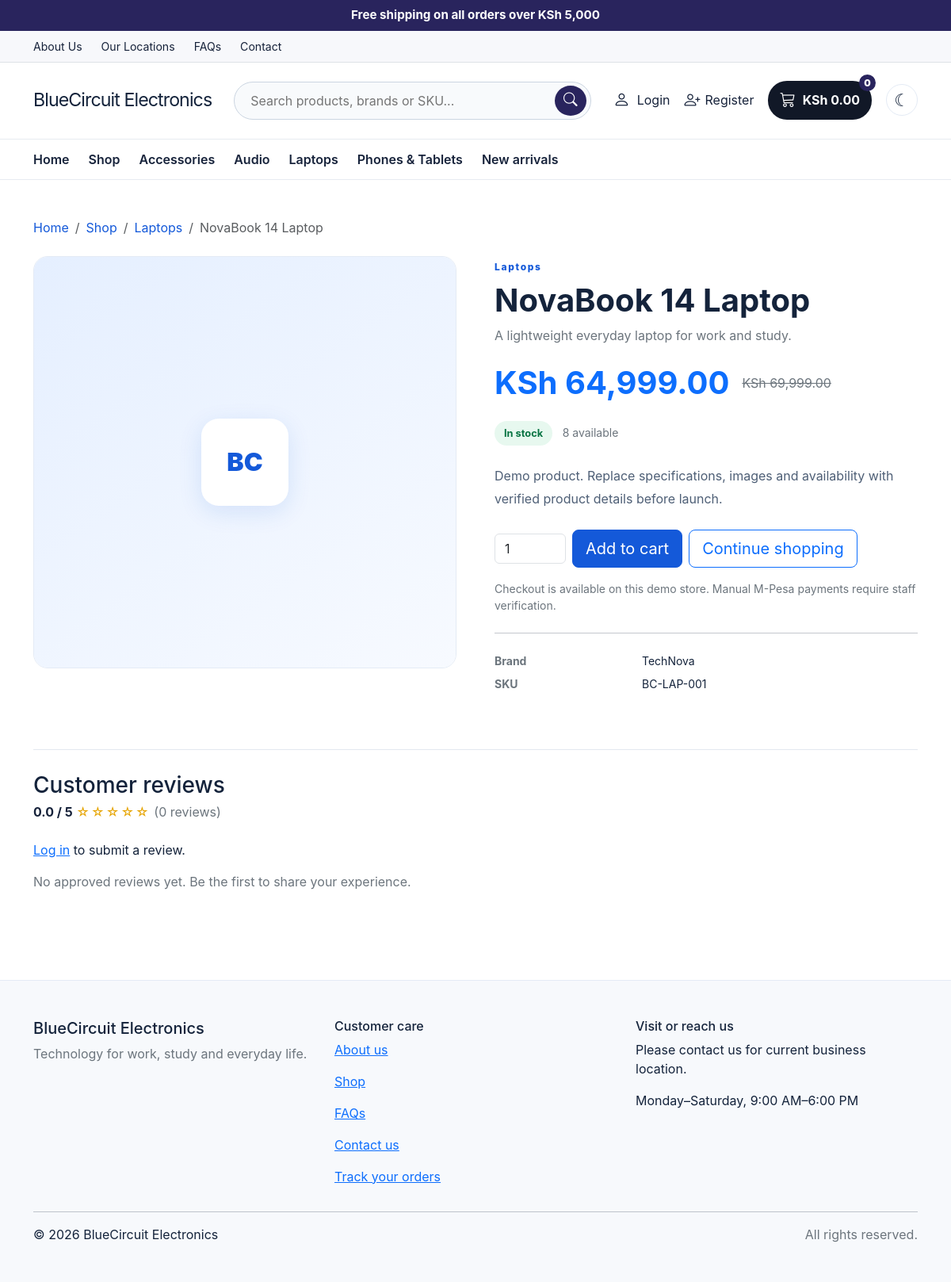
The app's page /product.php?slug=novabook-14-laptop with its own data.
### tables this page shows
CREATE TABLE settings (
  id BIGINT UNSIGNED AUTO_INCREMENT PRIMARY KEY,
  setting_key VARCHAR(120) NOT NULL UNIQUE,
  setting_value TEXT NULL,
  updated_at TIMESTAMP NOT NULL DEFAULT CURRENT_TIMESTAMP ON UPDATE CURRENT_TIMESTAMP
);

CREATE TABLE categories (
  id BIGINT UNSIGNED AUTO_INCREMENT PRIMARY KEY,
  parent_id BIGINT UNSIGNED NULL,
  name VARCHAR(120) NOT NULL,
  slug VARCHAR(140) NOT NULL UNIQUE,
  description TEXT NULL,
  image_path VARCHAR(500) NULL,
  is_active TINYINT(1) NOT NULL DEFAULT 1,
  show_on_home TINYINT(1) NOT NULL DEFAULT 0,
  created_at TIMESTAMP NOT NULL DEFAULT CURRENT_TIMESTAMP,
  CONSTRAINT fk_categories_parent FOREIGN KEY (parent_id) REFERENCES categories(id) ON DELETE SET NULL,
  INDEX idx_categories_active (is_active),
  INDEX idx_categories_home_active (is_active, show_on_home)
);

CREATE TABLE products (
  id BIGINT UNSIGNED AUTO_INCREMENT PRIMARY KEY,
  category_id BIGINT UNSIGNED NULL,
  brand_id BIGINT UNSIGNED NULL,
  name VARCHAR(200) NOT NULL,
  slug VARCHAR(220) NOT NULL UNIQUE,
  sku VARCHAR(80) NOT NULL UNIQUE,
  short_description VARCHAR(500) NULL,
  description MEDIUMTEXT NULL,
  specifications JSON NULL,
  price DECIMAL(12,2) NOT NULL DEFAULT 0.00,
  compare_at_price DECIMAL(12,2) NULL,
  cost_price DECIMAL(12,2) NULL,
  stock_quantity INT UNSIGNED NOT NULL DEFAULT 0,
  low_stock_threshold INT UNSIGNED NOT NULL DEFAULT 5,
  image_path VARCHAR(500) NULL,
  is_featured TINYINT(1) NOT NULL DEFAULT 0,
  is_active TINYINT(1) NOT NULL DEFAULT 1,
  created_at TIMESTAMP NOT NULL DEFAULT CURRENT_TIMESTAMP,
  updated_at TIMESTAMP NOT NULL DEFAULT CURRENT_TIMESTAMP ON UPDATE CURRENT_TIMESTAMP,
  CONSTRAINT fk_products_category FOREIGN KEY (category_id) REFERENCES categories(id) ON DELETE SET NULL,
  CONSTRAINT fk_products_brand FOREIGN KEY (brand_id) REFERENCES brands(id) ON DELETE SET NULL,
  INDEX idx_products_active_featured (is_active, is_featured),
  INDEX idx_products_category (category_id),
  INDEX idx_products_name (name),
  CHECK (price >= 0),
  CHECK (stock_quantity >= 0)
);

CREATE TABLE brands (
  id BIGINT UNSIGNED AUTO_INCREMENT PRIMARY KEY,
  name VARCHAR(100) NOT NULL UNIQUE,
  slug VARCHAR(120) NOT NULL UNIQUE,
  is_active TINYINT(1) NOT NULL DEFAULT 1,
  created_at TIMESTAMP NOT NULL DEFAULT CURRENT_TIMESTAMP
);

### includes/store.php (called while the page is built, shortened)
<?php
require_once __DIR__ . '/../config/database.php';
require_once __DIR__ . '/functions.php';
function customer_user(): ?array {
    global $pdo;
    if (empty($_SESSION['user_id'])) return null;
    $s=$pdo->prepare("SELECT id,full_name,email,phone,profile_image,role,status FROM users WHERE id=? LIMIT 1"); $s->execute([(int)$_SESSION['user_id']]); $u=$s->fetch();
    return $u;
}
function cart_contents(): array {
 global $pdo; $cart=$_SESSION['cart']??[]; if(!is_array($cart))$cart=[]; $ids=array_values(array_unique(array_filter(array_map('intval',array_keys($cart)),fn($v)=>$v>0)));
 if(!$ids)return ['items'=>[],'count'=>0,'subtotal'=>0.0];
 $items=[];$count=0;$subtotal=0.0;
 return ['items'=>$items,'count'=>$count,'subtotal'=>$subtotal];
}
function setting(string $key,string $fallback=''): string { global $pdo; $s=$pdo->prepare('SELECT setting_value FROM settings WHERE setting_key=? LIMIT 1');$s->execute([$key]);$v=$s->fetchColumn();return $v===false?$fallback:(string)$v; }

### includes/functions.php (called while the page is built, shortened)
<?php
function e(?string $value): string
{
    return htmlspecialchars($value ?? '', ENT_QUOTES | ENT_SUBSTITUTE, 'UTF-8');
}
function money(float|int|string $amount): string
{
    return 'KSh ' . number_format((float) $amount, 2);
}

### product.php (the view, shortened to what this page needs)
<?php
require_once __DIR__ . '/includes/store.php';
$slug = trim((string) ($_GET['slug'] ?? ''));
$stmt = $pdo->prepare(
    "SELECT p.*, c.name AS category_name, b.name AS brand_name
     FROM products p
     LEFT JOIN categories c ON c.id = p.category_id
     LEFT JOIN brands b ON b.id = p.brand_id
     WHERE p.slug = :slug AND p.is_active = 1
     LIMIT 1"
);
$stmt->execute(['slug' => $slug]);
$product = $stmt->fetch();
$reviewErrors=[];$reviewMessage='';$reviewUser=customer_user();
$reviewStmt=$pdo->prepare("SELECT r.rating,r.title,r.review,r.created_at,u.full_name FROM product_reviews r JOIN users u ON u.id=r.user_id WHERE r.product_id=? AND r.status='approved' ORDER BY r.created_at DESC");$reviewStmt->execute([(int)$product['id']]);$reviews=$reviewStmt->fetchAll();
$ratingStmt=$pdo->prepare("SELECT AVG(rating) average_rating,COUNT(*) review_count FROM product_reviews WHERE product_id=? AND status='approved'");$ratingStmt->execute([(int)$product['id']]);$ratingSummary=$ratingStmt->fetch();
require __DIR__ . '/includes/header.php';
?>
<section class="container py-4 py-lg-5">
    <nav aria-label="breadcrumb" class="mb-4">
        <ol class="breadcrumb small">
            <li class="breadcrumb-item"><a href="index.php">Home</a></li>
            <li class="breadcrumb-item"><a href="shop.php">Shop</a></li>
            <?php if (!empty($product['category_name'])): ?><li class="breadcrumb-item"><a href="shop.php?category=<?= (int) $product['category_id'] ?>"><?= e($product['category_name']) ?></a></li><?php endif; ?>
            <li class="breadcrumb-item active" aria-current="page"><?= e($product['name']) ?></li>
        </ol>
    </nav>
    <div class="row g-4 g-lg-5">
        <div class="col-lg-6">
            <div class="product-detail-image" data-image-zoom role="button" tabindex="0" aria-label="Zoom product image">
                <?php if (!empty($product['image_path'])): ?>
                    <img src="<?= e($product['image_path']) ?>" alt="<?= e($product['name']) ?>">
                <?php else: ?>
                    <div class="product-placeholder"><span>BC</span></div>
                <?php endif; ?>
            </div>
        </div>
        <div class="col-lg-6">
            <span class="eyebrow"><?= e($product['category_name'] ?? 'ELECTRONICS') ?></span>
            <h1 class="display-6 fw-bold mt-2"><?= e($product['name']) ?></h1>
            <p class="text-secondary"><?= e($product['short_description'] ?? '') ?></p>
            <div class="d-flex align-items-center gap-3 my-4">
                <span class="display-6 fw-bold text-primary"><?= money($product['price']) ?></span>
                <?php if ($product['compare_at_price'] !== null && (float) $product['compare_at_price'] > (float) $product['price']): ?>
                    <span class="text-secondary text-decoration-line-through"><?= money($product['compare_at_price']) ?></span>
                <?php endif; ?>
            </div>
            <div class="mb-4">
                <?php if ((int) $product['stock_quantity'] > 0): ?>
                    <span class="stock-pill stock-available">In stock</span>
                    <span class="small text-secondary ms-2"><?= (int) $product['stock_quantity'] ?> available</span>
                <?php else: ?>
                    <span class="stock-pill stock-unavailable">Currently out of stock</span>
                <?php endif; ?>
            </div>
            <div class="product-description mb-4"><?= nl2br(e($product['description'] ?? 'Product details will be added soon.')) ?></div>
            <div class="d-flex flex-wrap gap-2 align-items-center">
                <?php if ((int) $product['stock_quantity'] > 0): ?>
                <form method="post" action="cart-action.php" class="d-flex gap-2 align-items-center">
                    <input id="quantity" class="form-control" style="width:90px" type="number" name="quantity" min="1" max="<?= (int) $product['stock_quantity'] ?>" value="1" required>
                    <button type="submit" class="btn btn-primary btn-lg">Add to cart</button>
                </form>
                <?php endif; ?>
                <a class="btn btn-outline-primary btn-lg" href="shop.php">Continue shopping</a>
            </div>
            <p class="small text-secondary mt-3">Checkout is available on this demo store. Manual M-Pesa payments require staff verification.</p>
            <hr class="my-4">
            <dl class="row small">
                <?php if (!empty($product['brand_name'])): ?><dt class="col-4 text-secondary">Brand</dt><dd class="col-8"><?= e($product['brand_name']) ?></dd><?php endif; ?>
                <dt class="col-4 text-secondary">SKU</dt><dd class="col-8"><?= e($product['sku']) ?></dd>
            </dl>
        </div>
    </div>
<div class="row mt-5"><div class="col-12"><section id="reviews" class="reviews-panel"><div class="d-flex flex-wrap justify-content-between align-items-center gap-3 mb-4"><div><h2 class="h3 mb-1">Customer reviews</h2><div class="review-summary"><strong><?=number_format((float)($ratingSummary['average_rating']??0),1)?> / 5</strong> <span class="stars"><?=str_repeat('★',(int)round((float)($ratingSummary['average_rating']??0)))?><?=str_repeat('☆',5-(int)round((float)($ratingSummary['average_rating']??0)))?></span> <span class="text-secondary">(<?= (int)($ratingSummary['review_count']??0) ?> reviews)</span></div></div></div>
<?php if($reviewUser):?><form method="post" class="review-form card border-0 p-3 mb-4"><input type="hidden" name="csrf_token" value="<?=e(csrf_token())?>"><input type="hidden" name="review_action" value="submit_review"><h3 class="h6">Write a review</h3><label class="form-label">Your rating</label><select class="form-select mb-2" name="rating" required><option value="">Choose rating</option><?php for($r=5;$r>=1;$r--):?><option value="<?=$r?>"><?=$r?> star<?=$r>1?'s':''?></option><?php endfor;?></select><input class="form-control mb-2" name="review_title" maxlength="160" placeholder="Review title (optional)"><textarea class="form-control mb-2" name="review_body" rows="3" required placeholder="Share your experience with this product"></textarea><button class="btn btn-primary align-self-start">Submit review</button><small class="text-secondary mt-2">Reviews are published after moderation.</small></form><?php else:?><p><a href="login.php?next=<?=e(rawurlencode('product.php?slug='.$slug.'#reviews'))?>">Log in</a> to submit a review.</p><?php endif;?>
<?php if(!$reviews):?><p class="text-secondary">No approved reviews yet. Be the first to share your experience.</p><?php endif;?></section></div></div>
</section>
<?php require __DIR__ . '/includes/footer.php'; ?>

### includes/header.php (shortened to what this page needs)
<?php
require_once __DIR__.'/store.php';
$storeName=setting('store_name','BlueCircuit Electronics'); $logo=setting('store_logo','');
$loggedUser=customer_user(); $cart=cart_contents();
$searchQ=trim((string)($_GET['q']??'')); $navCategories=[];try{$navCategories=$pdo->query('SELECT id,name FROM categories WHERE is_active=1 ORDER BY name LIMIT 8')->fetchAll();}catch(Throwable $e){}
?><!doctype html><html lang="en"><head><link href="https://cdn.jsdelivr.net/npm/bootstrap@5.3.3/dist/css/bootstrap.min.css" rel="stylesheet"><link href="https://cdn.jsdelivr.net/npm/bootstrap-icons@1.11.3/font/bootstrap-icons.min.css" rel="stylesheet"><link href="assets/css/style.css?v=4.1" rel="stylesheet"></head><body>
<div class="store-promo text-center py-2"><?=e(setting('announcement_bar','Free shipping on all orders over KSh 5,000'))?></div>
<div class="top-links border-bottom"><div class="container d-flex justify-content-between align-items-center"><div class="d-flex gap-4"><a href="about.php">About Us</a><a href="locations.php">Our Locations</a><a href="faq.php">FAQs</a><a href="contact.php">Contact</a></div></div></div>
<header class="store-header"><div class="container header-main"><a class="store-logo" href="index.php"><?php if($logo):?><img src="<?=e($logo)?>" alt="<?=e($storeName)?>"><?php else:?><span class="brand-mark"><?=e($storeName)?></span><?php endif;?></a><form class="header-search" method="get" action="shop.php"><input type="search" name="q" value="<?=e($searchQ)?>" placeholder="Search products, brands or SKU..." aria-label="Search products"><button aria-label="Search"><i class="bi bi-search"></i></button></form><div class="header-actions"><a class="account-link" href="<?=$loggedUser?'profile.php':'login.php'?>"><?php if($loggedUser&&!empty($loggedUser['profile_image'])):?><img class="header-avatar" src="<?=e($loggedUser['profile_image'])?>" alt="Profile"><?php else:?><i class="bi bi-person"></i><?php endif;?><span><?=$loggedUser?e(explode(' ',$loggedUser['full_name'])[0]):'Login'?></span></a><?php if(!$loggedUser):?><a class="register-link" href="register.php" title="Register" aria-label="Register"><i class="bi bi-person-plus"></i><span>Register</span></a><?php endif;?><a class="cart-link" href="cart.php"><i class="bi bi-cart3"></i><span><?=money($cart['subtotal'])?></span><b><?=$cart['count']?></b></a><button class="theme-toggle" data-theme-toggle type="button" aria-label="Theme" title="Theme"><span aria-hidden="true">☾</span></button></div></div>
<nav class="category-nav"><div class="container d-flex align-items-center gap-4"><a href="index.php">Home</a><a href="shop.php">Shop</a><?php foreach($navCategories as $navCat):?><a href="shop.php?category=<?=(int)$navCat['id']?>"><?=e($navCat['name'])?></a><?php endforeach;?><a href="shop.php?sort=newest">New arrivals</a></div></nav></header><main>

### includes/footer.php (shortened to what this page needs)
<?php require_once __DIR__.'/store.php'; $storeName=setting('store_name','BlueCircuit Electronics'); $whatsapp=preg_replace('/\D+/','',setting('whatsapp_number','')); $location=setting('business_location',''); $hours=setting('working_hours','Monday–Saturday, 9:00 AM–6:00 PM'); $facebook=setting('facebook_url','');$instagram=setting('instagram_url','');$tiktok=setting('tiktok_url',''); ?>
</main><footer class="site-footer mt-5 py-5"><div class="container"><div class="row g-4"><div class="col-md-4"><h5><?=e($storeName)?></h5><p class="text-secondary">Technology for work, study and everyday life.</p></div><div class="col-md-4"><h6>Customer care</h6><p><a href="about.php">About us</a></p><p><a href="shop.php">Shop</a></p><p><a href="faq.php">FAQs</a></p><p><a href="contact.php">Contact us</a></p><p><a href="profile.php">Track your orders</a></p></div><div class="col-md-4"><h6>Visit or reach us</h6><p><?=e($location?:'Please contact us for current business location.')?></p><p><?=e($hours)?></p></div></div><hr><div class="d-flex justify-content-between flex-wrap gap-2"><span>&copy; <?=date('Y')?> <?=e($storeName)?></span><span class="text-secondary">All rights reserved.</span></div></div></footer></body></html>

### records on screen
settings: setting_value "BlueCircuit Electronics"
categories: name "Accessories"
categories: name "Audio"
categories: name "Laptops"
categories: name "Phones & Tablets"
products: category.name "Laptops", name "NovaBook 14 Laptop", short_description "A lightweight everyday laptop for work and study.", price "KSh 64,999.00", compare_at_price "KSh 69,999.00", stock_quantity "8", description "Demo product. Replace specifications, images and availability with verified product details before launch.", brand.name "TechNova", sku "BC-LAP-001"

### other values on screen
money($cart['subtotal']) "KSh 0.00"
$cart['count'] "0"
$ratingSummary['average_rating'] "0.0"
$ratingSummary['review_count'] "0"
$location?:'Please contact us for current business location.' "Please contact us for current business location."
$hours "Monday–Saturday, 9:00 AM–6:00 PM"
